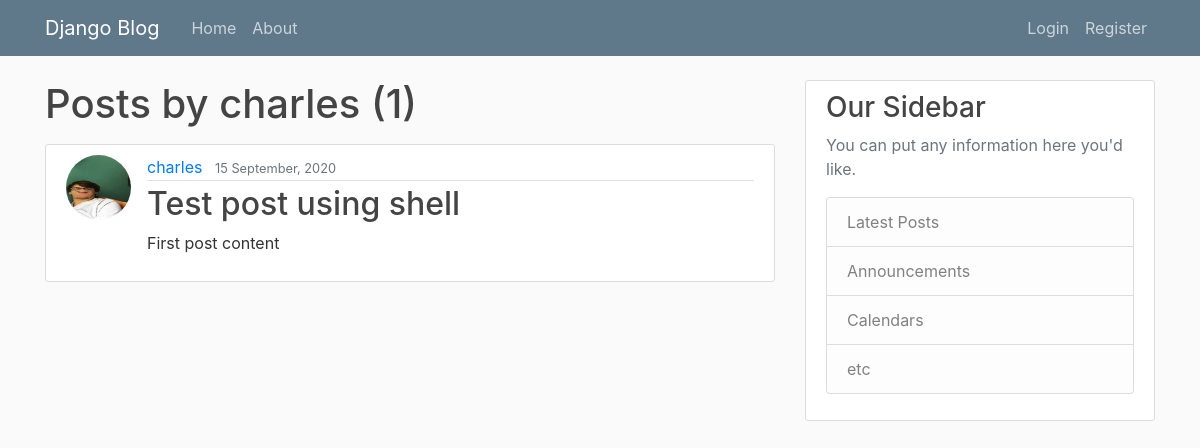
The page /user/charles on the database as committed earlier.
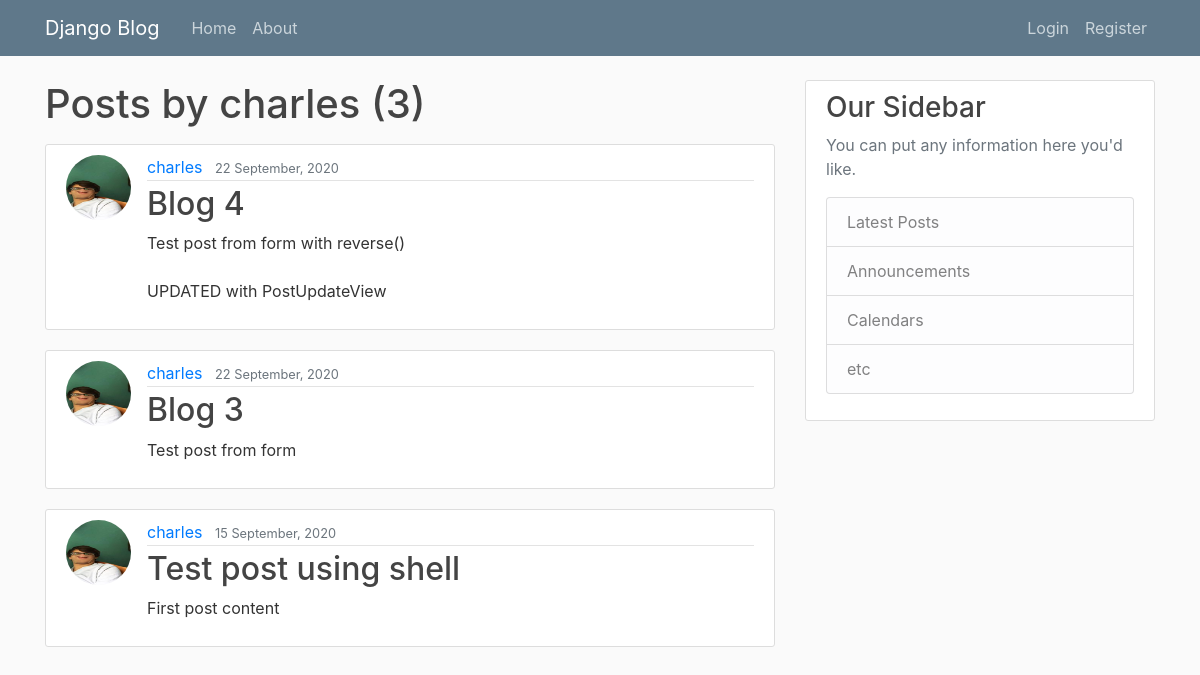
The same page on the database as committed later.
### blog/models.py (models this page shows, shortened)
class Post(models.Model):
	title = models.CharField(max_length=100)
	content = models.TextField()
	date_posted = models.DateTimeField(default=timezone.now)
	author = models.ForeignKey(User, on_delete=models.CASCADE)

### users/models.py (models this page shows, shortened)
class Profile(models.Model):
	user = models.OneToOneField(User, on_delete = models.CASCADE)
	image = models.ImageField(default = 'default.jpg', upload_to = 'profile_pics')

### blog/views.py (the view)
# urls.py: path('user/<str:username>', UserPostListView.as_view(), name='user-posts'),
class UserPostListView(ListView):
	model = Post
	template_name = 'blog/user_posts.html' # <app>/<model>_<viewtype>.html
	context_object_name = 'posts'
	paginate_by = 5
	def get_queryset(self):
		user = get_object_or_404(User, username=self.kwargs.get('username'))
		return Post.objects.filter(author=user).order_by('-date_posted')

### blog/templates/blog/user_posts.html (shortened to what this page needs)
{% extends "blog/base.html" %}
{% block content %}
  <h1 class = 'mb-3'>Posts by {{ view.kwargs.username }} ({{ page_obj.paginator.count }})</h1>
	{% for post in posts %}
		<article class="media content-section">
		  <img class = "rounded-circle article-img " src = "{{ post.author.profile.image.url }}">
		  <div class="media-body">
		    <div class="article-metadata">
		      <a class="mr-2" href="{% url 'user-posts' post.author.username %}">{{ post.author }}</a>
		      <small class="text-muted">{{ post.date_posted|date:'d F, Y' }}</small>
		    </div>
		    <h2><a class="article-title" href="{% url 'post-detail' post.id %}">{{ post.title }}</a></h2>
		    <p class="article-content">{{ post.content }}</p>
		  </div>
		</article>
	{% endfor %}
{% endblock content %}

Rows that differ between the two databases and show on the page:
added Post: author.profile.image (picture), author "charles", date_posted "22 September, 2020", title "Blog 4", content "Test post from form with reverse() UPDATED with PostUpdateView"
added Post: author.profile.image (picture), author "charles", date_posted "22 September, 2020", title "Blog 3", content "Test post from form"
Other text that changed with them:
{{ page_obj.paginator.count }}: "1" → "3"
